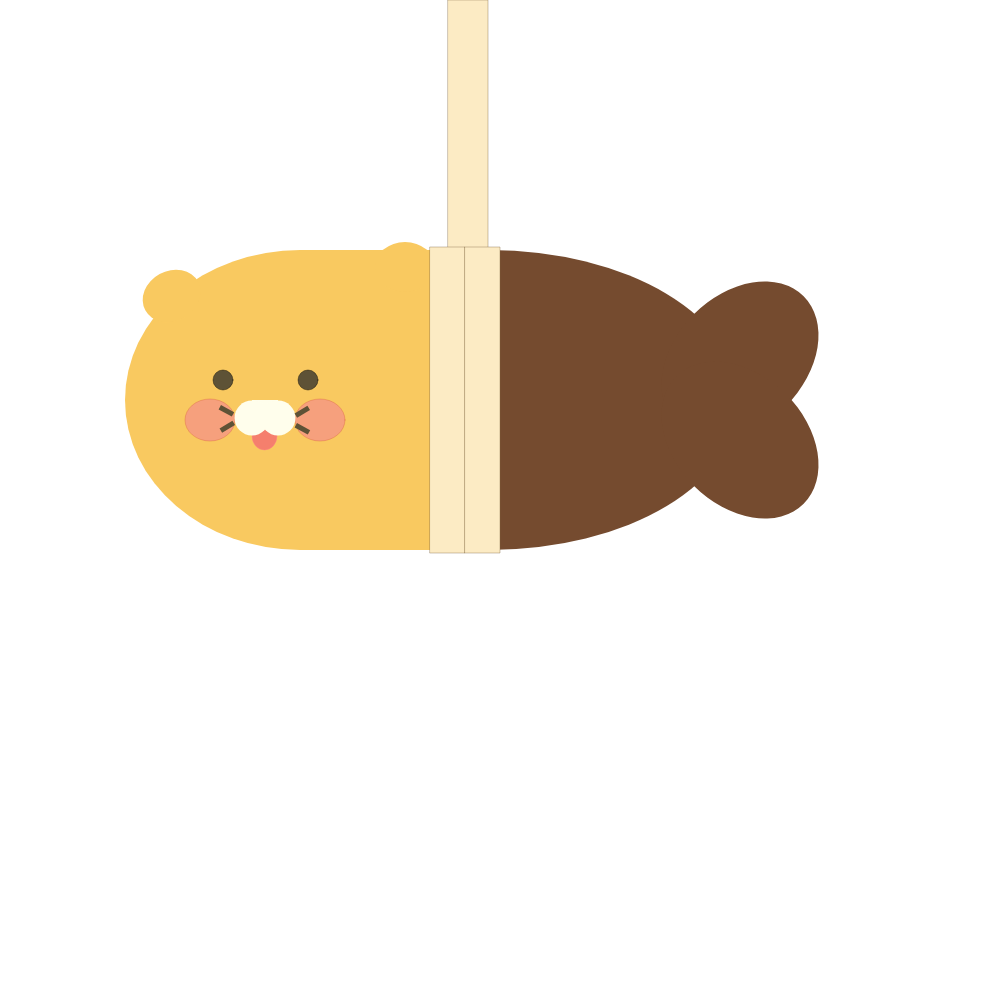
Frame 1 (no input)
Frame 60 (no input): identical to frame 1, image omitted
Frame 120 (the mouse pressed at the canvas centre since frame 60): identical to frame 1, image omitted

The p5.js sketch that drew this single still picture (run headless with seeded random() and noise() and a simulated clock; from frame 60 on, the mouse is pressed at the canvas centre):

// p5.js sketch
// ── sketch.js
function setup() {
  createCanvas(1000, 1000);
}

function draw() {
  background(255);
  noStroke();
  fill(249, 201, 96);
  arc(300, 400, 350, 300, HALF_PI, PI + HALF_PI, OPEN);
  fill(117, 75, 47);
  arc(490, 400, 500, 300, PI + HALF_PI, HALF_PI, OPEN);
  fill(249, 201, 96);
  rect(300, 250, 130, 300);
  push();
  translate(180, 280);
  rotate(-0.5);
  ellipse(-15, 10, 60, 50);
  pop();
  ellipse(405, 267, 60, 50);
  push();
  stroke(130, 105, 67, 100);
  fill(252, 235, 196);
  rect(448, 0, 40, 350);
  rect(430, 247, 35, 306);
  rect(465, 247, 35, 306);
  pop();
  push();
  translate(740, 360);
  rotate(-QUARTER_PI);
  fill(117, 75, 47);
  ellipse(0, 0, 180, 130);
  pop();
  push();
  translate(740, 440);
  rotate(QUARTER_PI);
  fill(117, 75, 47);
  ellipse(0, 0, 180, 130);
  pop();
  push();
  stroke(0, 0, 0, 100);
  fill(94, 82, 54);
  ellipse(223, 380, 20, 20);
  ellipse(308, 380, 20, 20);
  pop();
  push();
  stroke(220, 102, 68, 100);
  fill(246, 160, 125);
  ellipse(320, 420, 50, 42);
  ellipse(210, 420, 50, 42);
  pop();
  push();
  stroke(254, 134, 139, 100);
  fill(245, 127, 109)
  ellipse(264.5, 436, 25, 28);
  pop();
  fill(255, 254, 236);
  rect(252, 400, 26, 20);
  ellipse(252, 418, 35, 35);
  ellipse(278, 418, 35, 35);
  fill(94, 82, 54);
  push();
  translate(235, 425);
  rotate(2.6);
  rect(0, 0, 15, 5);
  pop();
  push();
  translate(310, 410);
  rotate(2.6);
  rect(0, 0, 15, 5);
  pop();
  push();
  translate(297, 423);
  rotate(0.5);
  rect(0, 0, 15, 5);
  pop();
  push();
  translate(221, 405);
  rotate(0.5);
  rect(0, 0, 15, 5);
  pop();
}
